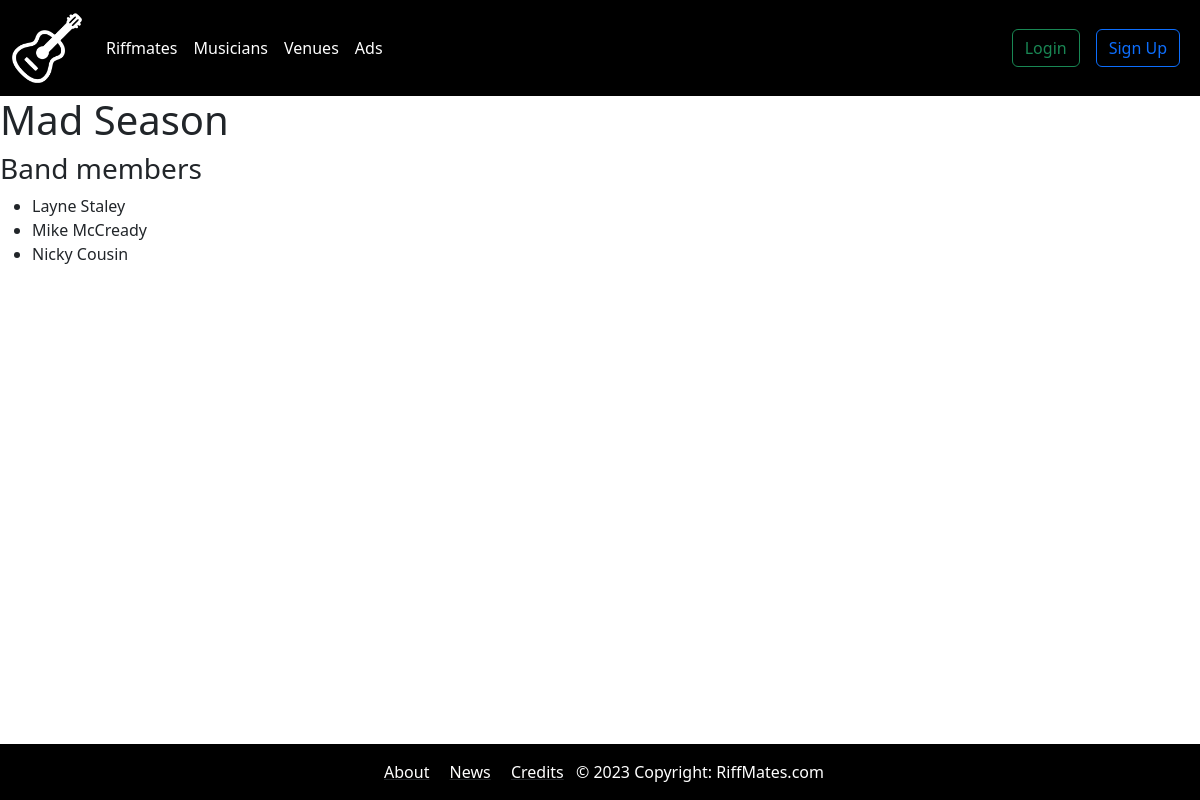
Page /bands/3 on the committed database.
### bands/models.py (models this page shows, shortened)
class Band(models.Model):
    name = models.CharField(max_length=100)
    musicians = models.ManyToManyField(Musician)

class Musician(models.Model):
    first_name = models.CharField(max_length=30)
    last_name = models.CharField(max_length=30)
    birth_date = models.DateField(null=True, blank=True)
    picture = models.ImageField(blank=True, null=True)

### bands/views.py (the view)
# urls.py: path('<str:band_id>', views.get_band, name="band"),
def get_band(request, band_id):
    band = Band.objects.get(id=band_id)
    data = {
        'band': band,
        'musicians': band.musicians.all()
    }
    return render(request, 'band.html', data)

### templates/band.html (shortened to what this page needs)
{% extends "base.html" %}
{% block content %}
<h1>{{ band.name }}</h1>
<h3>Band members</h3>
<ul>
  {% for musician in musicians %}
    <li>{{ musician.first_name}} {{ musician.last_name }}</li>
  {% endfor %}
</ul>
{% endblock content %}

### static/css/styles.css (style rules this page uses)
body { margin-bottom: 100px; }

### rows in the picture
Band: name "Mad Season"
Musician: first_name "Layne", last_name "Staley"
Musician: first_name "Mike", last_name "McCready"
Musician: first_name "Nicky", last_name "Cousin"
